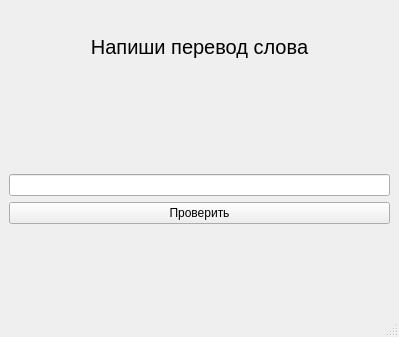
<?xml version="1.0" encoding="UTF-8"?>
<ui version="4.0">
 <class>MainWindow</class>
 <widget class="QMainWindow" name="MainWindow">
  <property name="geometry">
   <rect>
    <x>0</x>
    <y>0</y>
    <width>399</width>
    <height>337</height>
   </rect>
  </property>
  <property name="windowTitle">
   <string>MainWindow</string>
  </property>
  <widget class="QWidget" name="centralwidget">
   <layout class="QGridLayout" name="gridLayout">
    <item row="1" column="0">
     <widget class="QLabel" name="word">
      <property name="font">
       <font>
        <pointsize>21</pointsize>
        <weight>75</weight>
        <bold>true</bold>
       </font>
      </property>
      <property name="text">
       <string/>
      </property>
      <property name="alignment">
       <set>Qt::AlignCenter</set>
      </property>
     </widget>
    </item>
    <item row="0" column="0">
     <widget class="QLabel" name="label">
      <property name="font">
       <font>
        <pointsize>15</pointsize>
       </font>
      </property>
      <property name="text">
       <string>Напиши перевод слова</string>
      </property>
      <property name="alignment">
       <set>Qt::AlignCenter</set>
      </property>
     </widget>
    </item>
    <item row="2" column="0">
     <widget class="QLineEdit" name="test_translate">
      <property name="inputMask">
       <string/>
      </property>
      <property name="text">
       <string/>
      </property>
     </widget>
    </item>
    <item row="4" column="0">
     <widget class="QLabel" name="answer">
      <property name="font">
       <font>
        <pointsize>16</pointsize>
       </font>
      </property>
      <property name="text">
       <string/>
      </property>
      <property name="alignment">
       <set>Qt::AlignCenter</set>
      </property>
     </widget>
    </item>
    <item row="3" column="0">
     <widget class="QPushButton" name="pushButton">
      <property name="text">
       <string>Проверить</string>
      </property>
     </widget>
    </item>
   </layout>
  </widget>
  <widget class="QStatusBar" name="statusbar"/>
 </widget>
 <resources/>
 <connections/>
</ui>
